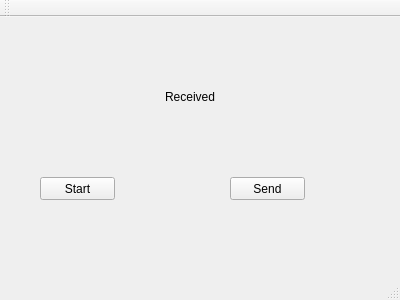
<?xml version="1.0" encoding="UTF-8"?>
<ui version="4.0">
 <class>MainWindow</class>
 <widget class="QMainWindow" name="MainWindow">
  <property name="geometry">
   <rect>
    <x>0</x>
    <y>0</y>
    <width>400</width>
    <height>300</height>
   </rect>
  </property>
  <property name="windowTitle">
   <string>MainWindow</string>
  </property>
  <widget class="QWidget" name="centralWidget">
   <widget class="QLabel" name="replyLabel">
    <property name="geometry">
     <rect>
      <x>90</x>
      <y>50</y>
      <width>200</width>
      <height>60</height>
     </rect>
    </property>
    <property name="minimumSize">
     <size>
      <width>200</width>
      <height>60</height>
     </size>
    </property>
    <property name="text">
     <string>Received</string>
    </property>
    <property name="alignment">
     <set>Qt::AlignCenter</set>
    </property>
    <property name="wordWrap">
     <bool>true</bool>
    </property>
   </widget>
   <widget class="QPushButton" name="startButton">
    <property name="geometry">
     <rect>
      <x>40</x>
      <y>160</y>
      <width>75</width>
      <height>23</height>
     </rect>
    </property>
    <property name="text">
     <string>Start</string>
    </property>
   </widget>
   <widget class="QPushButton" name="sendButton">
    <property name="geometry">
     <rect>
      <x>230</x>
      <y>160</y>
      <width>75</width>
      <height>23</height>
     </rect>
    </property>
    <property name="text">
     <string>Send</string>
    </property>
   </widget>
  </widget>
  <widget class="QMenuBar" name="menuBar">
   <property name="geometry">
    <rect>
     <x>0</x>
     <y>0</y>
     <width>400</width>
     <height>21</height>
    </rect>
   </property>
  </widget>
  <widget class="QToolBar" name="mainToolBar">
   <attribute name="toolBarArea">
    <enum>TopToolBarArea</enum>
   </attribute>
   <attribute name="toolBarBreak">
    <bool>false</bool>
   </attribute>
  </widget>
  <widget class="QStatusBar" name="statusBar"/>
 </widget>
 <layoutdefault spacing="6" margin="11"/>
 <resources/>
 <connections/>
</ui>
